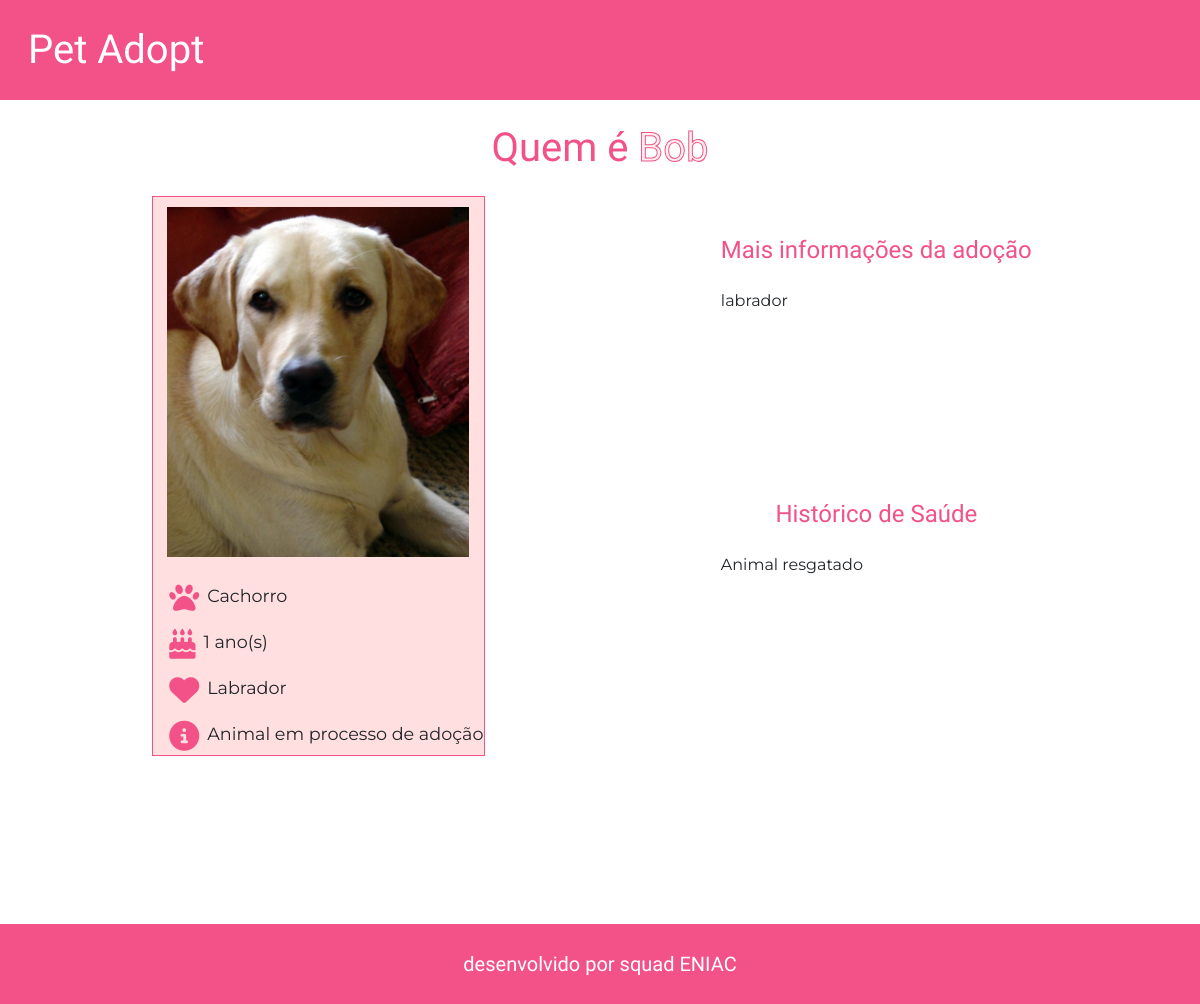
The page /animal/1/ on the database its author committed.
### shelter/models.py (models this page shows, shortened)
class Animal(models.Model):
    name = models.CharField(max_length=30)
    species = models.CharField(max_length=30)
    age = models.IntegerField()
    breed = models.CharField(max_length=30)
    enabled = models.BooleanField(default=True)
    health_history = models.TextField()
    image = models.ImageField(upload_to='animals/', null=True, blank=True)
    description = models.TextField(null=True, blank=True)
    is_available = models.BooleanField(default=True)
    class Meta:
        verbose_name = 'Animal'
        verbose_name_plural = 'Animals'
        ordering = ['name']

### shelter/views.py (the view)
# urls.py: path('animal/<int:pk>/', AnimalDetailView.as_view(), name='animal_detail'),
class AnimalDetailView(DetailView):
    model = Animal
    template_name = 'animal_detail.html'
    context_object_name = 'animal'
    def get_context_data(self, **kwargs):
        context = super().get_context_data(**kwargs)
        animal = self.get_object()
        last_adoption = Adoption.objects.filter(animal_name=animal.name).last()
        if last_adoption:
            context['adoption_status'] = last_adoption.status
        else:
            context['adoption_status'] = None
        return context

### shelter/templates/animal_detail.html (shortened to what this page needs)
{% extends 'layout.html' %}
{% load static %}
{% block content %}
<div class="container">
    <div class="title">
        <h1>Quem é <span class="animal-name">{{animal.name}}</span></h1>
    </div>
    <div class="d-flex animal-detail">
        <div class="left-bar">
            <div class="card-img d-flex justify-content-center">
                <img class="card-img-detail-custom" src="{{ animal.image.url }}" alt="{{ animal.name }}">
            </div>
            <div class="card-body-detail-custom d-flex flex-column">
                <p class="card-text-detail-custom d-flex">
                    <i class="fa-solid fa-paw"></i>
                    {{ animal.species }}
                </p>
                <p class="card-text-detail-custom d-flex">
                    <i class="fa-solid fa-cake-candles"></i>
                    {{ animal.age }} ano(s)
                </p>
                <p class="card-text-detail-custom d-flex">
                    <i class="fa-solid fa-heart"></i>
                    {{ animal.breed }}
                </p>
                <p class="card-text-detail-custom d-flex">
                    <i class="fa-solid fa-circle-info"></i>
                    {% if adoption_status == 'Under Review' %}
                    Animal em processo de adoção
                    {% else %}
                    Disponível para adoção
                    {% endif %}
                </p>
            </div>
        </div>
        <div class="right-bar d-flex flex-column justify-content-between">
            <div class="info-adoption">
                <div class="title title-detail-custom">
                    <h3>Mais informações da adoção</h3>
                </div>
                <div class="description">
                    {{ animal.description }}
                </div>
            </div>
            <div class="info-health">
                <div class="title title-detail-custom">
                    <h3>Histórico de Saúde</h3>
                </div>
                <div class="description">
                    {{ animal.health_history }}
                </div>
            </div>
        </div>
    </div>
</div>
{% endblock %}

### shelter/static/shelter/custom-index.css (style rules this page uses)
body { height: 100vh; }
.fa-solid { color: #F25287; font-size: 30px; }

### shelter/static/shelter/custom-animal_list.css (style rules this page uses)
.title { text-align: center; color: #F25287; margin: 24px 0; }
.title h1 { font-family: "Protest Strike"; }
.title h3 { font-family: "Montserrat", serif; color: black; font-weight: 300; font-size: 24px; }

### shelter/static/shelter/custom-adoption_form.css (style rules this page uses)
.container { height: 100%; }

### shelter/static/shelter/custom-animal_detail.css (style rules this page uses)
.animal-name { color: #FFEFEF; -webkit-text-stroke-width: 1px; -webkit-text-stroke-color: #F25287; }
.animal-detail { flex-direction: row; justify-content: space-around; height: 70%; }
.left-bar { border: 1px solid #F25287; background-color: #FFDFDF; }
.right-bar { padding: 1rem; }
.card-body-detail-custom { margin-top: 1rem; }
.card-text-detail-custom { gap: 1rem; margin-left: 1rem; font-family: 'Montserrat'; }
.card-img-detail-custom { margin: 10px; max-height: 350px; }
.card-text-detail-custom { font-size: 1.1rem; gap: 0.5rem; }
.title-detail-custom h3 { font-family: "Protest Strike"; color: #F25287; }
.description { font-family: 'Montserrat'; }

### rows shown on the page
Animal: name "Bob", image (picture), species "Cachorro", age "1", breed "Labrador", description "labrador", health_history "Animal resgatado"
